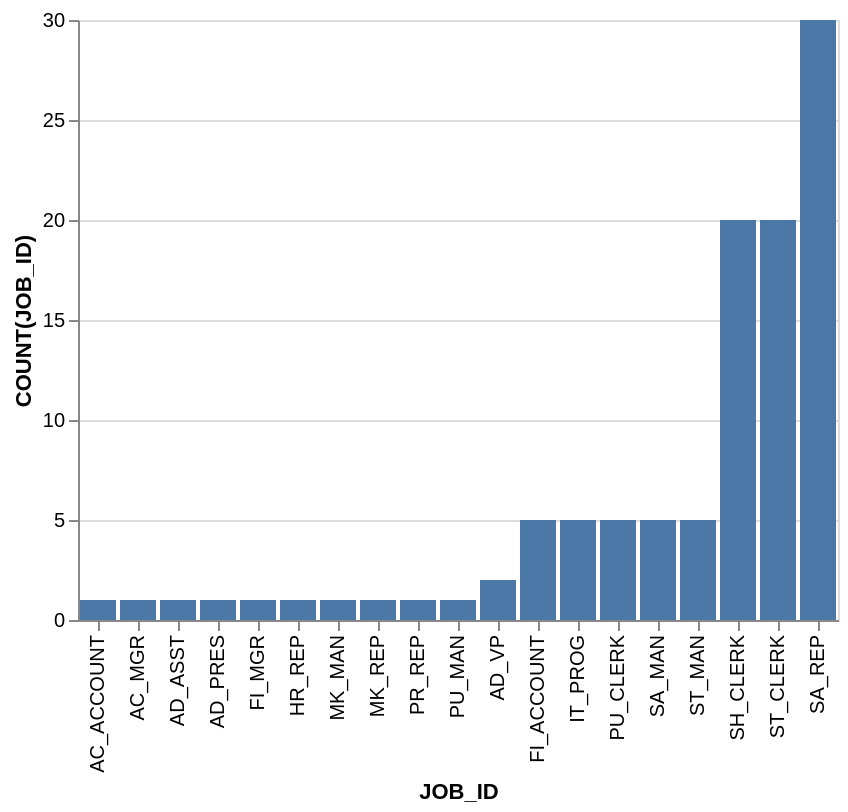

Write a Vega-Lite specification for this figure.
### Vega-Lite specification from a JSON file in a GitHub repository (floating-point values rounded to 4 significant figures)
{"data": {"values": [{"x_data": "AC_ACCOUNT", "y_data": 1}, {"x_data": "AC_MGR", "y_data": 1}, {"x_data": "AD_ASST", "y_data": 1}, {"x_data": "AD_PRES", "y_data": 1}, {"x_data": "FI_MGR", "y_data": 1}, {"x_data": "HR_REP", "y_data": 1}, {"x_data": "MK_MAN", "y_data": 1}, {"x_data": "MK_REP", "y_data": 1}, {"x_data": "PR_REP", "y_data": 1}, {"x_data": "PU_MAN", "y_data": 1}, {"x_data": "AD_VP", "y_data": 2}, {"x_data": "FI_ACCOUNT", "y_data": 5}, {"x_data": "IT_PROG", "y_data": 5}, {"x_data": "PU_CLERK", "y_data": 5}, {"x_data": "SA_MAN", "y_data": 5}, {"x_data": "ST_MAN", "y_data": 5}, {"x_data": "SH_CLERK", "y_data": 20}, {"x_data": "ST_CLERK", "y_data": 20}, {"x_data": "SA_REP", "y_data": 30}]}, "mark": "bar", "encoding": {"x": {"field": "x_data", "type": "nominal", "title": "JOB_ID", "sort": {"op": "sum", "field": "y_data", "order": "ascending"}}, "y": {"field": "y_data", "type": "quantitative", "title": "COUNT(JOB_ID)"}}}
